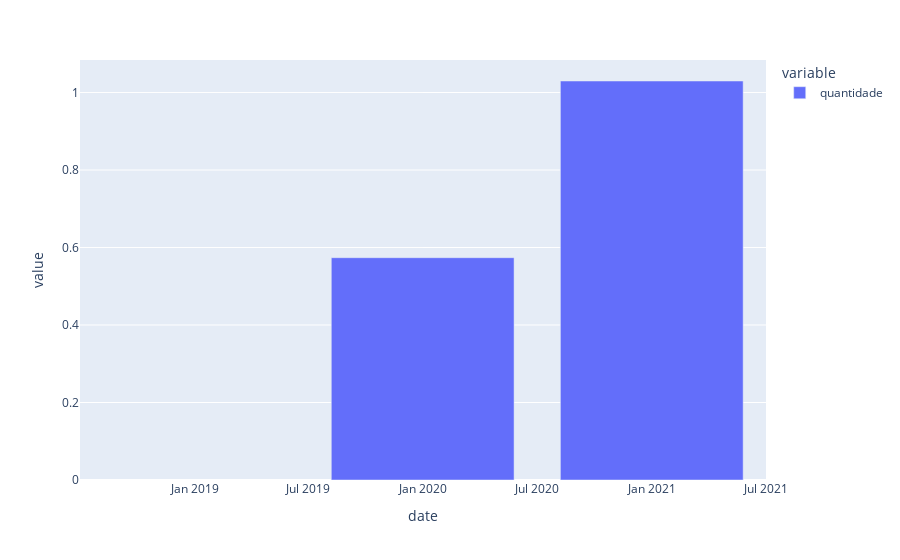

Write notebook code for a chart like this one.
### Code cell
fig = px.bar(frequency_per_day[frequency_per_day.index < '2021-01-01'].groupby(pd.Grouper(freq='Y')).sum().pct_change())

fig

### Figure 1 — Plotly figure (JSON) as saved in the notebook; plotly's stock layout.template omitted (floating-point values rounded to 4 significant figures)
{"data": [{"alignmentgroup": "True", "hovertemplate": "variable=quantidade<br>date=%{x}<br>value=%{y}<extra></extra>", "legendgroup": "quantidade", "marker": {"color": "#636efa"}, "name": "quantidade", "offsetgroup": "quantidade", "orientation": "v", "showlegend": true, "textposition": "auto", "type": "bar", "x": ["2018-12-31T00:00:00", "2019-12-31T00:00:00", "2020-12-31T00:00:00"], "xaxis": "x", "y": [null, 0.5737, 1.03], "yaxis": "y"}], "layout": {"barmode": "relative", "legend": {"title": {"text": "variable"}, "tracegroupgap": 0}, "margin": {"t": 60}, "xaxis": {"anchor": "y", "domain": [0, 1], "title": {"text": "date"}}, "yaxis": {"anchor": "x", "domain": [0, 1], "title": {"text": "value"}}}}
